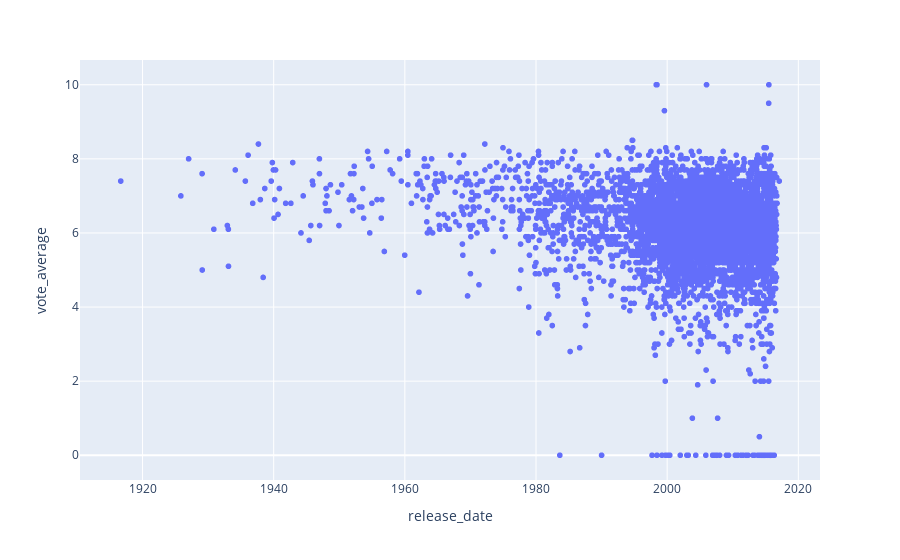

Here is the notebook cell this chart was saved with:
### Markdown cell above
# VISUALIZATIONS

### Code cell
px.scatter(movies,x='release_date',y='vote_average',labels={'x':'release_date','y':'vote_average'})

### Figure 1 — Plotly figure (JSON) as saved in the notebook; plotly's stock layout.template omitted (floating-point values rounded to 4 significant figures; data arrays with more than 128 entries replaced by an {"elided": "..."} marker saying what was removed)
{"data": [{"hovertemplate": "release_date=%{x}<br>vote_average=%{y}<extra></extra>", "legendgroup": "", "marker": {"color": "#636efa", "symbol": "circle"}, "mode": "markers", "name": "", "showlegend": false, "type": "scattergl", "x": {"elided": "4803 str values"}, "xaxis": "x", "y": {"elided": "4803 float values"}, "yaxis": "y"}], "layout": {"legend": {"tracegroupgap": 0}, "margin": {"t": 60}, "xaxis": {"anchor": "y", "domain": [0.0, 1.0], "title": {"text": "release_date"}}, "yaxis": {"anchor": "x", "domain": [0.0, 1.0], "title": {"text": "vote_average"}}}}
